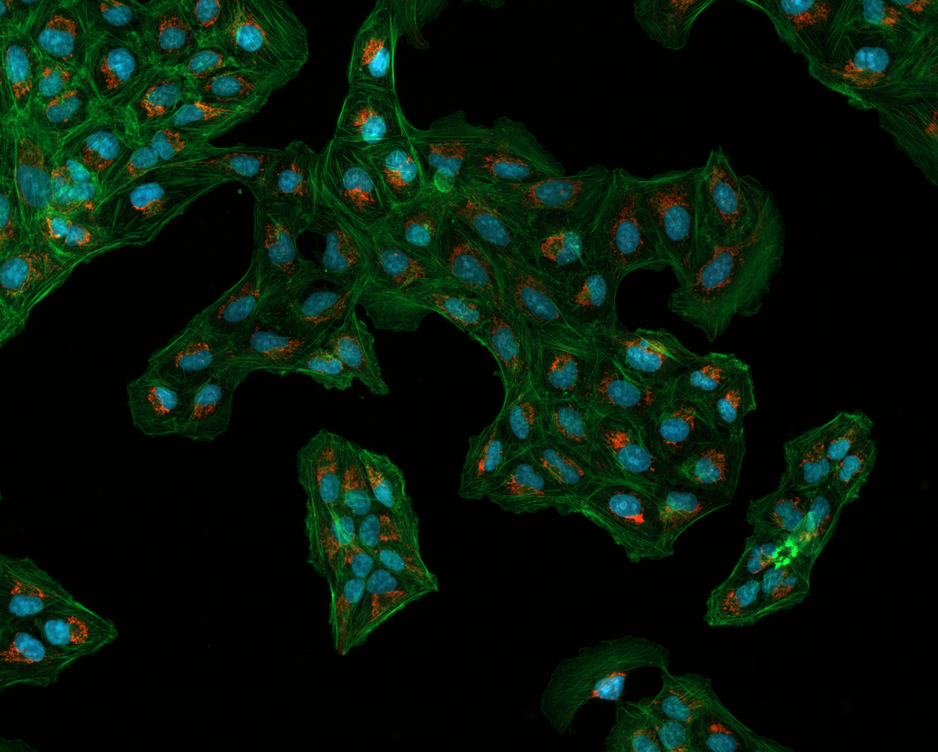
#> input picture images/Osteosarcoma_01.tif, 938 x 752 px, shrunk from 1376 x 1104 before the run
$ python tutorial21_lambda_functions.py
#> lines starting #> are read from the running program, lines starting #| are printed output that depends on the picture
#Video Playlist: https://www.youtube.com/playlist?list=PLHae9ggVvqPgyRQQOtENr6hK0m1UquGaG

"""
Lambda Functions, also knoun as anonymous functions as they do not have names.

Regular python functions need to be defined with a name and can have any
number of arguments and expressions.

Lambda functions do not have names, they can have any number of arguments
but can only have one expression. These are good for one task that needs repetetion.

"""
#For example if you want to define a function to square a number.

def squared(x):
    return(x**2)

print(squared(5))
# With lambda function you can define the same simply as...
# lambda is not the name of the function, it is a python keyword.

f = lambda x: x**2  #Like creating a function f
print(f(5))  #Execute the function.

#Lambda functions can take multiple arguments, still one expression / statement

g = lambda x, y : 2*x**2 + 3*y
print(g(4,5))


"""
Lambda functions can be used inside other regular functions. In fact, this is
their main advantage.
"""

# S = ut + 1/2 a*t**2

def distance_eqn(u, a):
    return lambda t: u*t + ((1/2)*a*t**2)

#1t way of implementing
dist = distance_eqn(5, 10)  #Create a dist object/function first
print(dist(20)) #Then supply a value for t

#2nd way of implementing, give all values at once...
print(distance_eqn(5, 10)(20))

#Makes it easy for automation...
#Create empty lists to be populated.
time=[]  #Lists covered in tutorial 12
dist=[]
for t in range(0, 22, 2):   #For loops covered in tutorial 19.
    d = distance_eqn(5, 10)(t)
    time.append(t)
    dist.append(d)
    #print("At time = ", t, "The distance is ", dist)
from matplotlib import pyplot as plt
plt.plot(time, dist)


# Why is this relevant for image processing?
import cv2
img=cv2.imread("images/Osteosarcoma_01.tif", 0)
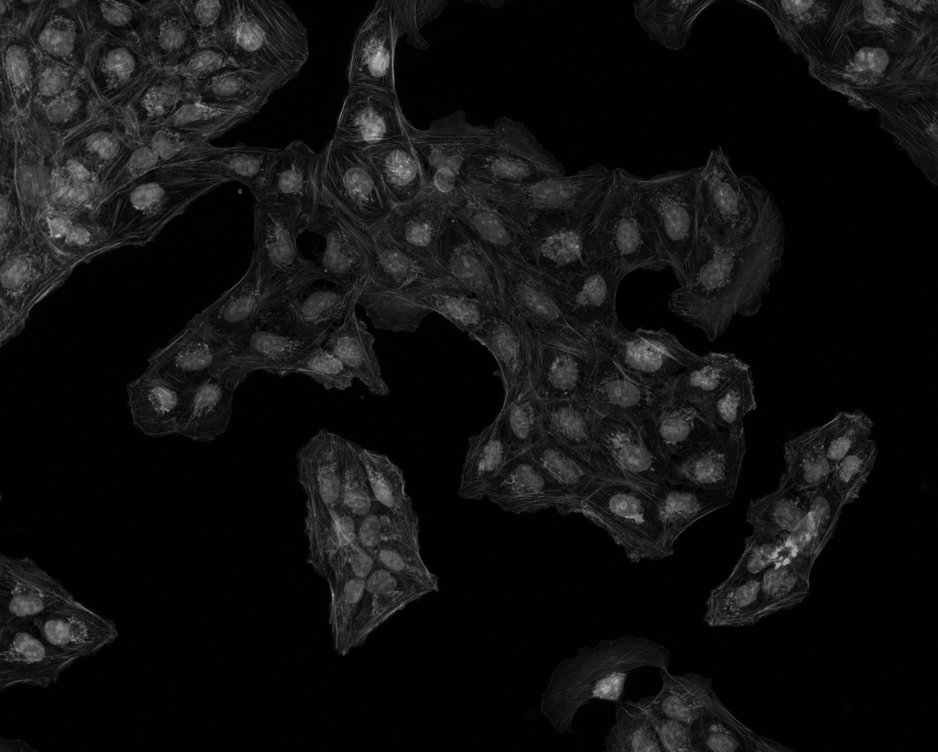
#> img: shape (752, 938); min 0, max 210, mean 17.4
#Images are arrays and applying lambda to an array is easy
#e.g. convert 8 bit image to float with values between 0 and 1.
#Common task for certain deep learning approaches.
# Data types covered in tutorial 16
#map() - apply an operation to every element in the list/array
filtered_img = map (lambda x: x/255., img)  #Stores mapped values

#Numpy arrays covered in tutorial 15
import numpy as np
my_float_img=np.array(list(filtered_img))#Convert mapped values to a numpy array
print(my_float_img)
#> (printed output is left out)


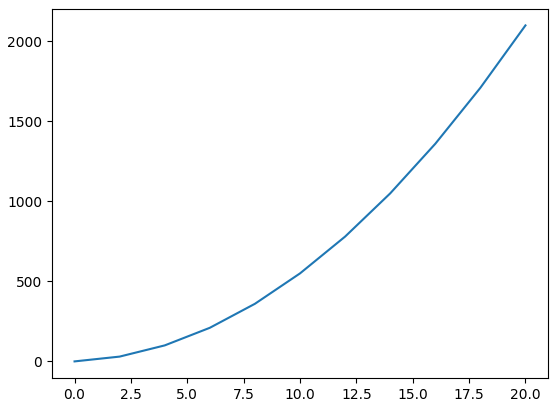
#> figure drawn by matplotlib, 1 panel; curve peaks at x = 20, y = 2100
